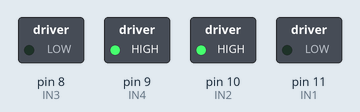
This sketch was run on a simulated Arduino Uno, built with avr-gcc and run on an emulated ATmega328P. Shown: switched loads named in the sketch (green lamp = pin HIGH).

Above: at 0.1 s.
Timing chart, 0 to 1.6 s (numbered marks = the images above):
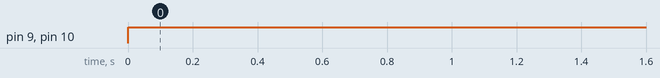

Measured:
- by itself, pin 9 (IN4), pin 10 (IN2): LOW → HIGH at 0.00 s

The sketch:

L298_Motor.ino
```cpp
//C++ code
//
#define IN1 11 // 핀 번호는 자신의 환경에 맞도록 설정
#define IN2 10
// #define ENR 9
#define IN3 8
#define IN4 9
// #define ENL 10

void setup()
{
    //pinMode (LED BUILTIN, OUTPUT);
    pinMode (IN1, OUTPUT);
    pinMode (IN2, OUTPUT);
    pinMode (IN3, OUTPUT);
    pinMode (IN4, OUTPUT);
//    pinMode (ENL, OUTPUT);
////    pinMode (ENR, OUTPUT);
}

void motor_l(int speed)
{
  if (speed >=0)
  {
    digitalWrite(IN1, HIGH);
    digitalWrite(IN2, LOW);
    //analogWrite (ENL, speed); // 0-255
  }
  else
  {
    digitalWrite(IN1, LOW);
    digitalWrite(IN2, HIGH);
    //analogWrite (ENL, -speed);
  }
}

void motor_r(int speed)
{
  if (speed >=0)
  {
    digitalWrite(IN3, LOW);
    digitalWrite(IN4, HIGH);
   // analogWrite (ENR, speed); // 0-255
  }
  else
  {
    digitalWrite(IN3, HIGH);
    digitalWrite(IN4, LOW);
    //analogWrite (ENR, -speed);
  }
}

void loop()
{
    motor_l(-300);
    motor_r(40);
}
```
